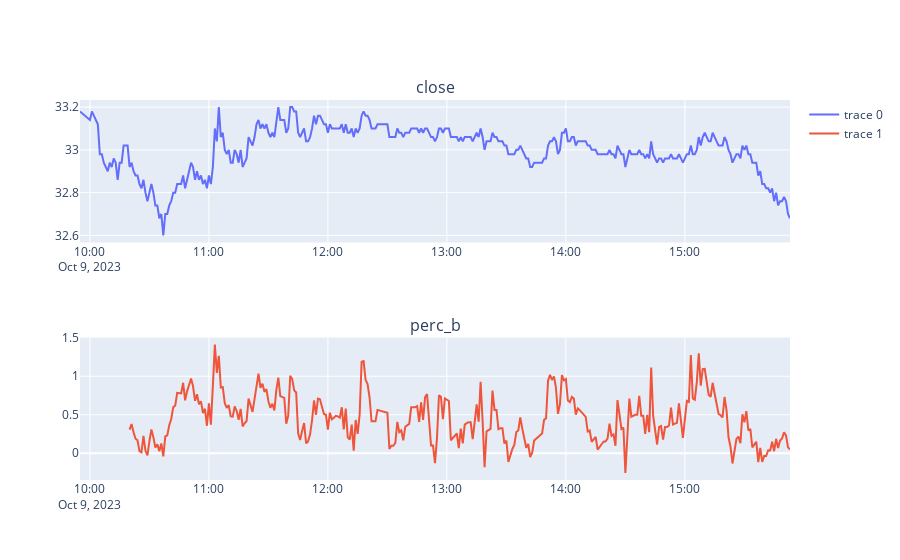

Write notebook code for a chart like this one.
### Code cell
fig=make_subplots(rows=2, cols=1,
                subplot_titles=("close", "perc_b"))
fig.add_trace(
    go.Scatter(x=aapl_minute_closes.index,y=aapl_minute_closes["close"]),row=1,col=1
)
fig.add_trace(
    go.Scatter(x=perc_b.index,y=perc_b["perc_b"]),row=2,col=1
)

### Figure 1 — Plotly figure (JSON) as saved in the notebook; plotly's stock layout.template omitted (floating-point values rounded to 4 significant figures; data arrays with more than 128 entries replaced by an {"elided": "..."} marker saying what was removed)
{"data": [{"type": "scatter", "x": {"elided": "353 str values"}, "xaxis": "x", "y": {"elided": "353 float values"}, "yaxis": "y"}, {"type": "scatter", "x": {"elided": "353 str values"}, "xaxis": "x2", "y": {"elided": "353 float values"}, "yaxis": "y2"}], "layout": {"annotations": [{"font": {"size": 16}, "showarrow": false, "text": "close", "x": 0.5, "xanchor": "center", "xref": "paper", "y": 1, "yanchor": "bottom", "yref": "paper"}, {"font": {"size": 16}, "showarrow": false, "text": "perc_b", "x": 0.5, "xanchor": "center", "xref": "paper", "y": 0.375, "yanchor": "bottom", "yref": "paper"}], "xaxis": {"anchor": "y", "domain": [0, 1]}, "xaxis2": {"anchor": "y2", "domain": [0, 1]}, "yaxis": {"anchor": "x", "domain": [0.625, 1]}, "yaxis2": {"anchor": "x2", "domain": [0, 0.375]}}}
